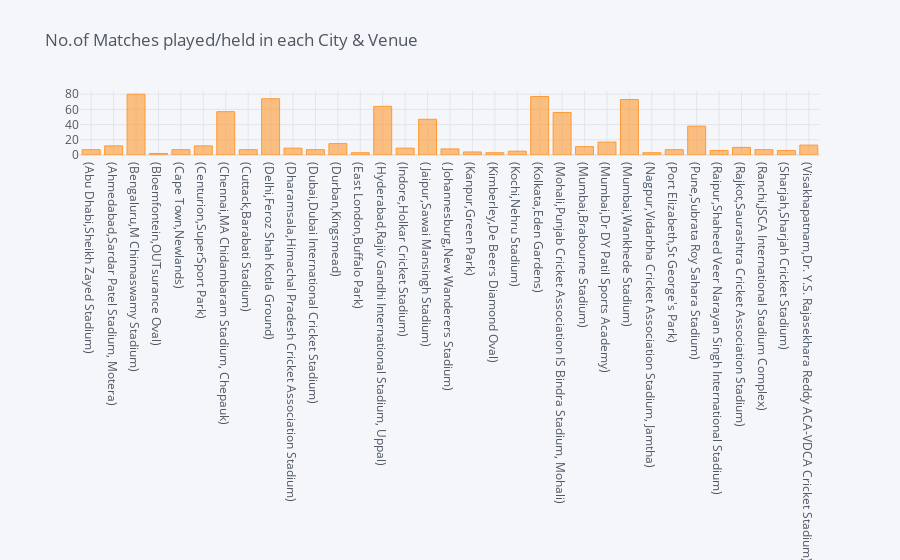

Here is the notebook cell this chart was saved with:
### Markdown cell above
<a id=section50111></a>
#### 5.1.11 No.of Matches played in each City & Venue (using single line)

### Code cell
matches.groupby(['city', 'venue'])['match_id'].count().iplot(kind='bar', title='No.of Matches played/held in each City & Venue')

### Figure 1 — Plotly figure (JSON) as saved in the notebook; plotly's stock layout.template omitted (floating-point values rounded to 4 significant figures)
{"data": [{"marker": {"color": "rgba(255, 153, 51, 0.6)", "line": {"color": "rgba(255, 153, 51, 1.0)", "width": 1}}, "name": "match_id", "orientation": "v", "text": "", "type": "bar", "x": ["(Abu Dhabi,Sheikh Zayed Stadium)", "(Ahmedabad,Sardar Patel Stadium, Motera)", "(Bengaluru,M Chinnaswamy Stadium)", "(Bloemfontein,OUTsurance Oval)", "(Cape Town,Newlands)", "(Centurion,SuperSport Park)", "(Chennai,MA Chidambaram Stadium, Chepauk)", "(Cuttack,Barabati Stadium)", "(Delhi,Feroz Shah Kotla Ground)", "(Dharamsala,Himachal Pradesh Cricket Association Stadium)", "(Dubai,Dubai International Cricket Stadium)", "(Durban,Kingsmead)", "(East London,Buffalo Park)", "(Hyderabad,Rajiv Gandhi International Stadium, Uppal)", "(Indore,Holkar Cricket Stadium)", "(Jaipur,Sawai Mansingh Stadium)", "(Johannesburg,New Wanderers Stadium)", "(Kanpur,Green Park)", "(Kimberley,De Beers Diamond Oval)", "(Kochi,Nehru Stadium)", "(Kolkata,Eden Gardens)", "(Mohali,Punjab Cricket Association IS Bindra Stadium, Mohali)", "(Mumbai,Brabourne Stadium)", "(Mumbai,Dr DY Patil Sports Academy)", "(Mumbai,Wankhede Stadium)", "(Nagpur,Vidarbha Cricket Association Stadium, Jamtha)", "(Port Elizabeth,St George's Park)", "(Pune,Subrata Roy Sahara Stadium)", "(Raipur,Shaheed Veer Narayan Singh International Stadium)", "(Rajkot,Saurashtra Cricket Association Stadium)", "(Ranchi,JSCA International Stadium Complex)", "(Sharjah,Sharjah Cricket Stadium)", "(Visakhapatnam,Dr. Y.S. Rajasekhara Reddy ACA-VDCA Cricket Stadium)"], "y": [7, 12, 80, 2, 7, 12, 57, 7, 74, 9, 7, 15, 3, 64, 9, 47, 8, 4, 3, 5, 77, 56, 11, 17, 73, 3, 7, 38, 6, 10, 7, 6, 13]}], "layout": {"legend": {"bgcolor": "#F5F6F9", "font": {"color": "#4D5663"}}, "paper_bgcolor": "#F5F6F9", "plot_bgcolor": "#F5F6F9", "title": {"font": {"color": "#4D5663"}, "text": "No.of Matches played/held in each City & Venue"}, "xaxis": {"gridcolor": "#E1E5ED", "showgrid": true, "tickfont": {"color": "#4D5663"}, "title": {"font": {"color": "#4D5663"}, "text": ""}, "zerolinecolor": "#E1E5ED"}, "yaxis": {"gridcolor": "#E1E5ED", "showgrid": true, "tickfont": {"color": "#4D5663"}, "title": {"font": {"color": "#4D5663"}, "text": ""}, "zerolinecolor": "#E1E5ED"}}}
